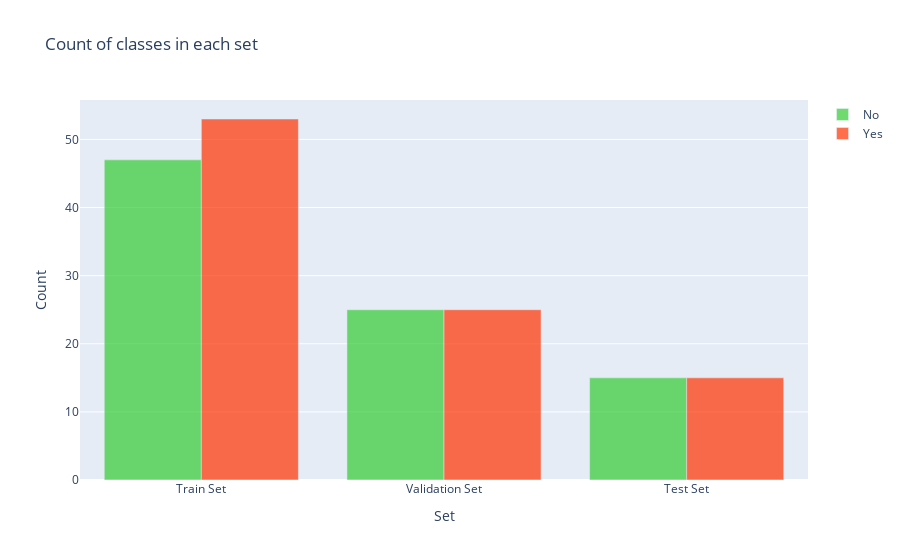

The notebook cell saved with this chart:
### Code cell
import numpy as np
import plotly.graph_objs as go
from plotly.offline import iplot

# Mock data for demonstration purposes (replace with your actual data)
y_train = np.random.choice([0, 1], size=100)  # 100 samples with classes 0 and 1
y_val = np.random.choice([0, 1], size=50)    # 50 samples with classes 0 and 1
y_test = np.random.choice([0, 1], size=30)   # 30 samples with classes 0 and 1

# Initialize the dictionary to store class counts
y = dict()
y[0] = []
y[1] = []

# Count the occurrences of each class in the datasets
for set_name in (y_train, y_val, y_test):
    y[0].append(np.sum(set_name == 0))  # Count of class '0'
    y[1].append(np.sum(set_name == 1))  # Count of class '1'

# Trace for class '0'
trace0 = go.Bar(
    x=['Train Set', 'Validation Set', 'Test Set'],
    y=y[0],
    name='No',
    marker=dict(color='#33cc33'),
    opacity=0.7
)

# Trace for class '1'
trace1 = go.Bar(
    x=['Train Set', 'Validation Set', 'Test Set'],
    y=y[1],
    name='Yes',
    marker=dict(color='#ff3300'),
    opacity=0.7
)

# Combine the traces
data = [trace0, trace1]

# Layout for the plot
layout = go.Layout(
    title='Count of classes in each set',
    xaxis={'title': 'Set'},
    yaxis={'title': 'Count'}
)

# Create the figure and plot it
fig = go.Figure(data, layout)
iplot(fig)

### Figure 1 — Plotly figure (JSON) as saved in the notebook; plotly's stock layout.template omitted (floating-point values rounded to 4 significant figures)
{"data": [{"marker": {"color": "#33cc33"}, "name": "No", "opacity": 0.7, "type": "bar", "x": ["Train Set", "Validation Set", "Test Set"], "y": [47, 25, 15]}, {"marker": {"color": "#ff3300"}, "name": "Yes", "opacity": 0.7, "type": "bar", "x": ["Train Set", "Validation Set", "Test Set"], "y": [53, 25, 15]}], "layout": {"title": {"text": "Count of classes in each set"}, "xaxis": {"title": {"text": "Set"}}, "yaxis": {"title": {"text": "Count"}}}}
